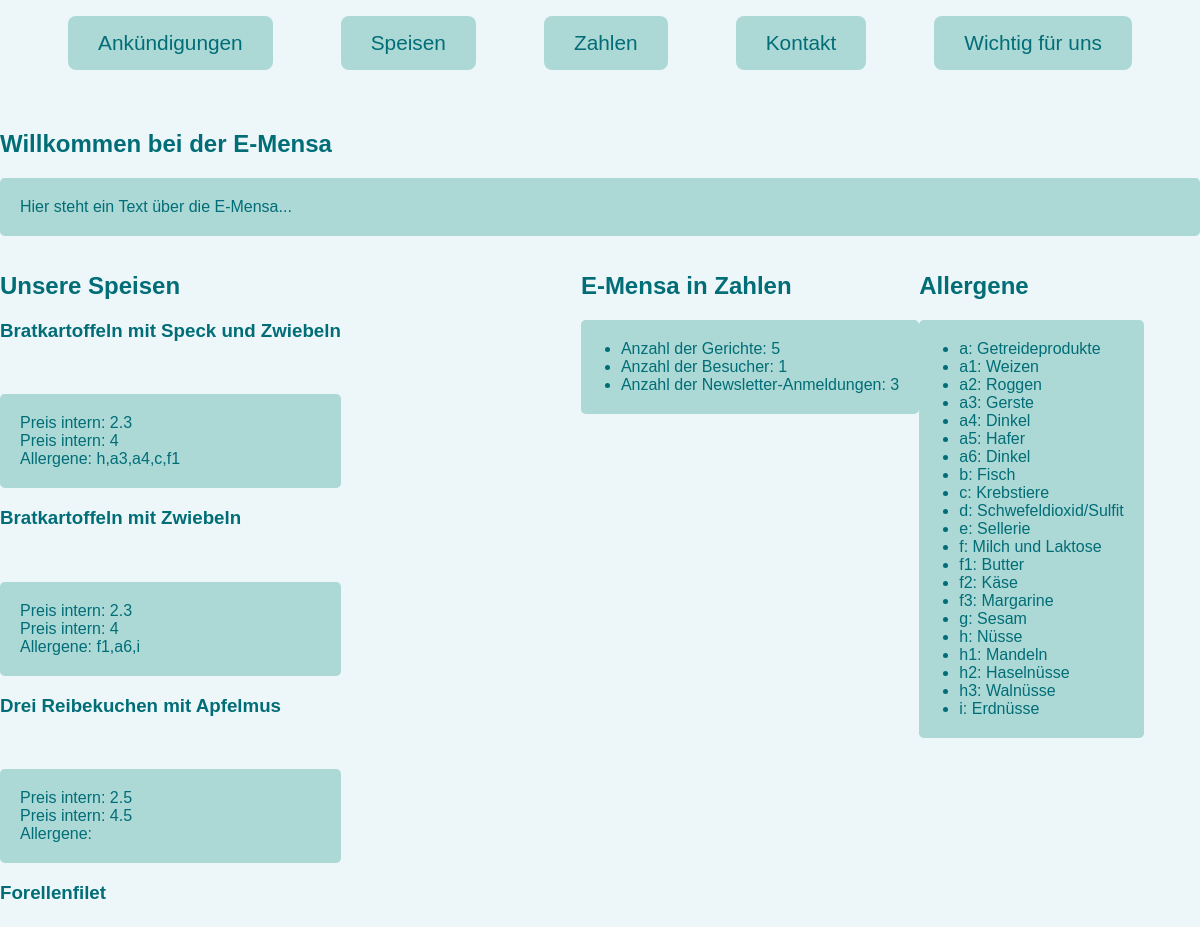
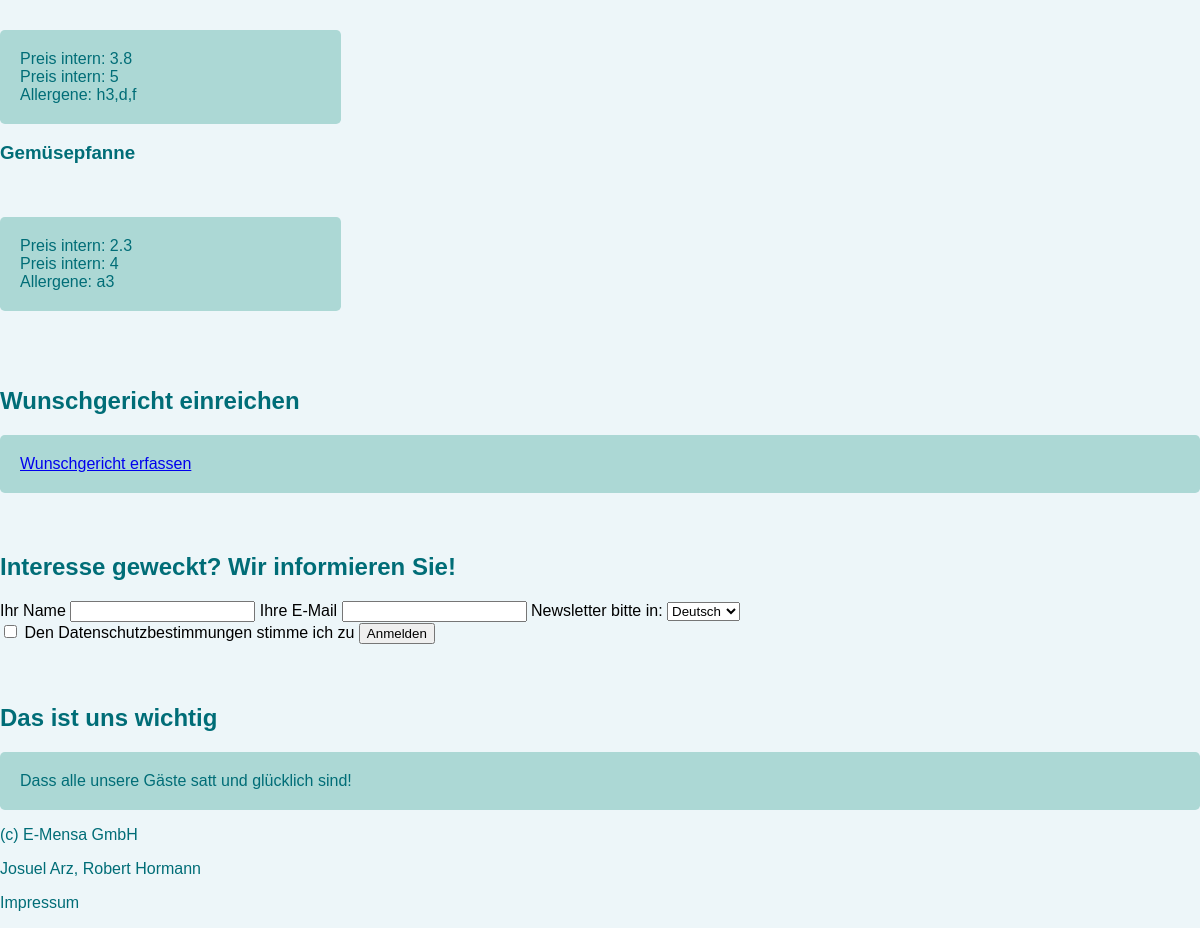
The page /werbeseite/index.php on the database its author committed (2 pictures, top to bottom).
### tables this page shows
CREATE TABLE besucher (
    id      int PRIMARY KEY,
    count   int NOT NULL
);

CREATE TABLE allergen (
    code    char(4)         PRIMARY KEY,
    name    varchar(300)                        NOT NULL,
    typ     varchar(20)     DEFAULT 'Allergen'  NOT NULL
);

### werbeseite/newsletter_zaehlen.php (called while the page is built, shortened)
<?php
function zaehle_anmeldungen() {
    $datei = 'newsletter.txt';
    $anmeldungen = file($datei, FILE_IGNORE_NEW_LINES | FILE_SKIP_EMPTY_LINES);
    return count($anmeldungen);
}
?>

### werbeseite/index.php (the view, shortened to what this page needs)
<?php
include 'db_connect.php';
include 'newsletter_zaehlen.php';
$anzahl_anmeldungen = zaehle_anmeldungen();
?>
<!DOCTYPE html>
<html lang="de">
<head>
    <link rel="stylesheet" href="index.css">
</head>
<body>
<header>
    <nav id="navigation">
        <ul>
            <li><a href="#ankündigungen">Ankündigungen</a></li>
            <li><a href="#speisen">Speisen</a></li>
            <li><a href="#zahlen">Zahlen</a></li>
            <li><a href="#kontakt">Kontakt</a></li>
            <li><a href="#wichtig">Wichtig für uns</a></li>
        </ul>
    </nav>
</header>
<section id="ankündigungen">
    <h1>Willkommen bei der E-Mensa</h1>
    <p>Hier steht ein Text über die E-Mensa...</p>
</section>
<div class="box">
    <section id="speisen">
        <h2>Unsere Speisen</h2>
        <?php
        $sql = "SELECT
            gericht.name,
            gericht.preisintern,
            gericht.preisextern,
            GROUP_CONCAT(allergen.code) AS allergen_codes
        FROM
            gericht
        LEFT JOIN
            gericht_hat_allergen ON gericht.id = gericht_hat_allergen.gericht_id
        LEFT JOIN
            allergen ON gericht_hat_allergen.code = allergen.code
        GROUP BY
            gericht.id
        ORDER BY
            gericht.name
            ASC LIMIT 5;
        ";
        $result = mysqli_query($link, $sql);
        echo '<div class="speise">';
        while ($row = mysqli_fetch_assoc($result)) {
            echo '<h3>'.$row['name'].'</h3>'.'<br>';
            echo '<p>Preis intern: '.$row['preisintern'].'<br>';
            echo 'Preis intern: '.$row['preisextern'].'<br>';
            echo 'Allergene: '.$row['allergen_codes'].'<br>'.'</p>';
        }
        echo '</div>';
        $anzahl_gerichte = mysqli_num_rows($result);
        ?>
    </section>
    <?php
    $sql = "SELECT count FROM besucher WHERE id = 1";
    $result2 = mysqli_query($link, $sql);
    $row = mysqli_fetch_assoc($result2);
    if ($row) {
        $current_visitor_count = $row['count'];
    } else {
        $current_visitor_count = 0;
    }
    ?>
    <section id="zahlen">
        <h2>E-Mensa in Zahlen</h2>
        <ul>
            <li>Anzahl der Gerichte: <span id="gerichte-anzahl"><?php echo $anzahl_gerichte; ?></span></li>
            <li>Anzahl der Besucher: <span id="besucher-anzahl"><?php echo $current_visitor_count; ?></span></li>
            <li>Anzahl der Newsletter-Anmeldungen: <span id="anmeldungen-anzahl"><?php echo $anzahl_anmeldungen; ?></span></li>
        </ul>
    </section>
    <section id="allergene">
        <h2>Allergene</h2>
        <?php
        $sql = "SELECT code, name FROM allergen";
        $result = mysqli_query($link, $sql);
        echo '<ul>';
        while ($row = mysqli_fetch_assoc($result)) {
            echo '<li>'.$row['code'].': '.$row['name'].'</li>';
        }
        echo '</ul>';
        ?>
    </section>
</div>
<section id="wunschgericht">
    <h2>Wunschgericht einreichen</h2>
    <p><a href="wunschgericht.php">Wunschgericht erfassen</a></p>
</section>
<section id="kontakt">
    <h2>Interesse geweckt? Wir informieren Sie!</h2>
    <form id="newsletterForm" method="post" action="index.php">
        <div class="form-row">
            <div class="form-group">
                <label for="name">Ihr Name</label>
                <input type="text" id="name" name="name" required>
                <label for="email">Ihre E-Mail</label>
                <input type="email" id="email" name="email" required>
                <label for="language">Newsletter bitte in:</label>
                <select id="language" name="language" required>
                    <option value="deutsch" selected>Deutsch</option>
                </select>
            </div>
            <div class="form-group">
                <input type="checkbox" id="privacy" name="privacy" required>
                <label for="privacy">Den Datenschutzbestimmungen stimme ich zu</label>
                <button type="submit">Anmelden</button>
            </div>
        </div>
    </form>
</section>
<section id="wichtig">
    <h2>Das ist uns wichtig</h2>
    <p>Dass alle unsere Gäste satt und glücklich sind!</p>
</section>
<footer>
    <p>(c) E-Mensa GmbH</p>
    <p>Josuel Arz, Robert Hormann</p>
    <p>Impressum</p>
</footer>
</body>
</html>

### werbeseite/index.css (style rules this page uses)
body { font-family: Verdana, sans-serif; margin: auto; width: 1200px; background-color: rgba(237, 246, 249, 1); }
#navigation ul { list-style: none; display: flex; justify-content: space-evenly; padding: 0; width: 100%; }
#navigation li { padding: 15px 30px; background-color: rgba(131, 197, 190, 0.6); border-radius: 0.5em; }
#navigation a { text-decoration: none; color: rgba(0, 109, 119, 1); font-size: 1.3em; }
h1, h2, h3 { color: rgba(0, 109, 119, 1); }
section { margin: 5% 0 0 0; }
section p { background-color: rgba(131, 197, 191, 0.6); color: rgba(0, 109, 119, 1); padding: 20px; border-radius: 0.3em; }
section ul { background-color: rgba(131, 197, 191, 0.6); color: rgba(0, 109, 119, 1); padding: 20px 20px 20px 40px; border-radius: 0.3em; }
.box { display: flex; }
#speisen { margin: 0 20% 0 0; }
#zahlen { height: 50px; margin-top: 0; }
#allergene { margin: 0 0 0 0; height: 50px; }
footer p { color: rgba(0, 109, 119, 1); }

### rows shown on the page
besucher: count "1"
allergen: code "a", name "Getreideprodukte"
allergen: code "a1", name "Weizen"
allergen: code "a2", name "Roggen"
allergen: code "a3", name "Gerste"
allergen: code "a4", name "Dinkel"
allergen: code "a5", name "Hafer"
allergen: code "a6", name "Dinkel"
allergen: code "b", name "Fisch"
allergen: code "c", name "Krebstiere"
allergen: code "d", name "Schwefeldioxid/Sulfit"
allergen: code "e", name "Sellerie"
allergen: code "f", name "Milch und Laktose"
allergen: code "f1", name "Butter"
allergen: code "f2", name "Käse"
allergen: code "f3", name "Margarine"
allergen: code "g", name "Sesam"
allergen: code "h", name "Nüsse"
allergen: code "h1", name "Mandeln"
allergen: code "h2", name "Haselnüsse"
allergen: code "h3", name "Walnüsse"
allergen: code "i", name "Erdnüsse"

### other values the page prints
$row['name'] "Bratkartoffeln mit Speck und Zwiebeln"
$row['preisintern'] "2.3"
$row['preisextern'] "4"
$row['allergen_codes'] "h,a3,a4,c,f1"
$row['name'] "Bratkartoffeln mit Zwiebeln"
$row['allergen_codes'] "f1,a6,i"
$row['name'] "Drei Reibekuchen mit Apfelmus"
$row['preisintern'] "2.5"
$row['preisextern'] "4.5"
$row['name'] "Forellenfilet"
$row['preisintern'] "3.8"
$row['preisextern'] "5"
$row['allergen_codes'] "h3,d,f"
$row['name'] "Gemüsepfanne"
$row['allergen_codes'] "a3"
